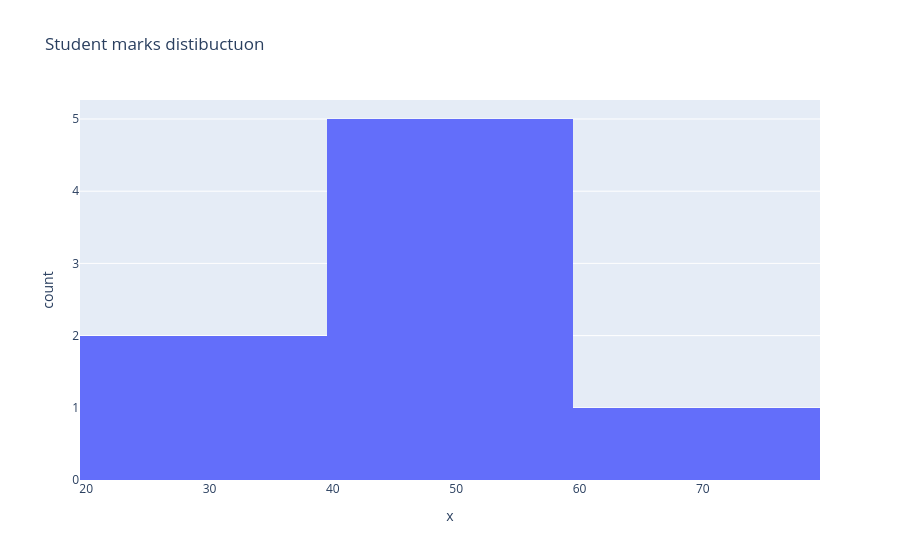

The notebook cell this image was saved under:
### Code cell
#Histogram : it shows how data is distributed by grouping similar values together 
import plotly.express as px
marks=([20,30,50,40,45,50,55,60])
fig=px.histogram(x=marks,title="Student marks distibuctuon")
fig.show()

### Figure 1 — Plotly figure (JSON) as saved in the notebook; plotly's stock layout.template omitted (floating-point values rounded to 4 significant figures)
{"data": [{"bingroup": "x", "hovertemplate": "x=%{x}<br>count=%{y}<extra></extra>", "legendgroup": "", "marker": {"color": "#636efa", "pattern": {"shape": ""}}, "name": "", "orientation": "v", "showlegend": false, "type": "histogram", "x": [20, 30, 50, 40, 45, 50, 55, 60], "xaxis": "x", "yaxis": "y"}], "layout": {"barmode": "relative", "legend": {"tracegroupgap": 0}, "title": {"text": "Student marks distibuctuon"}, "xaxis": {"anchor": "y", "domain": [0, 1], "title": {"text": "x"}}, "yaxis": {"anchor": "x", "domain": [0, 1], "title": {"text": "count"}}}}
